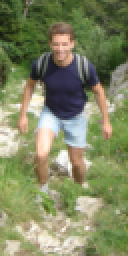
#> input picture Extraccion de caracteristicas en imagenes/ECI.Practica/data/train/pedestrians/AnnotationsPos_0.000000_crop001025b_0.png, 64 x 128 px (shown 2 times larger); its folder holds 4 pictures in this run
$ python prueba_lbp.py
#> lines starting #> are read from the running program, lines starting #| are printed output that depends on the picture
### Extraccion de caracteristicas en imagenes/functions.py
"""
Fichero con funciones implementadas en python, por ejemplo la función necesaria para cargar las imagenes.
Alberto Armijo Ruiz.
"""

import cv2 as cv
import numpy as np
import os
from sklearn.model_selection import train_test_split
import pandas as pd


PATH_POSITIVE_TRAIN = "ECI.Practica/data/train/pedestrians/"
PATH_NEGATIVE_TRAIN = "ECI.Practica/data/train/background/"
PATH_POSITIVE_TEST = "ECI.Practica/data/test/pedestrians/"
PATH_NEGATIVE_TEST = "ECI.Practica/data/test/background/"
EXAMPLE_POSITIVE = PATH_POSITIVE_TEST + "AnnotationsPos_0.000000_crop_000011b_0.png"
EXAMPLE_NEGATIVE = PATH_NEGATIVE_TEST+"AnnotationsNeg_0.000000_00000002a_0.png"

def loadImages(descriptor_class):
    totalClases = []
    totalData = []


    totalData.extend([descriptor_class.compute(cv.imread(PATH_POSITIVE_TRAIN+file,cv.IMREAD_COLOR)) for file in os.listdir(PATH_POSITIVE_TRAIN)])
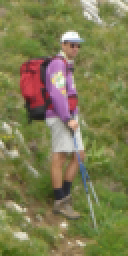
#> input picture Extraccion de caracteristicas en imagenes/ECI.Practica/data/train/pedestrians/AnnotationsPos_0.000000_crop001030a_0.png, 64 x 128 px (shown 2 times larger)
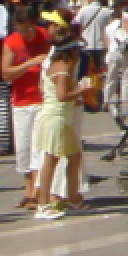
#> input picture Extraccion de caracteristicas en imagenes/ECI.Practica/data/train/pedestrians/AnnotationsPos_0.000000_crop001074k_0.png, 64 x 128 px (shown 2 times larger)
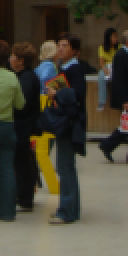
#> input picture Extraccion de caracteristicas en imagenes/ECI.Practica/data/train/pedestrians/AnnotationsPos_0.000000_crop001141a_0.png, 64 x 128 px (shown 2 times larger)
    totalClases.extend(1 for file in os.listdir(PATH_POSITIVE_TRAIN))

    print("Leidas " + str(len(
        [name for name in os.listdir(PATH_POSITIVE_TRAIN) if os.path.isfile(os.path.join(PATH_POSITIVE_TRAIN, name)) ]))
         + " imágenes de entrenamiento -> positivas")

#> (the run stopped early here; a loop or call above may not have finished)
